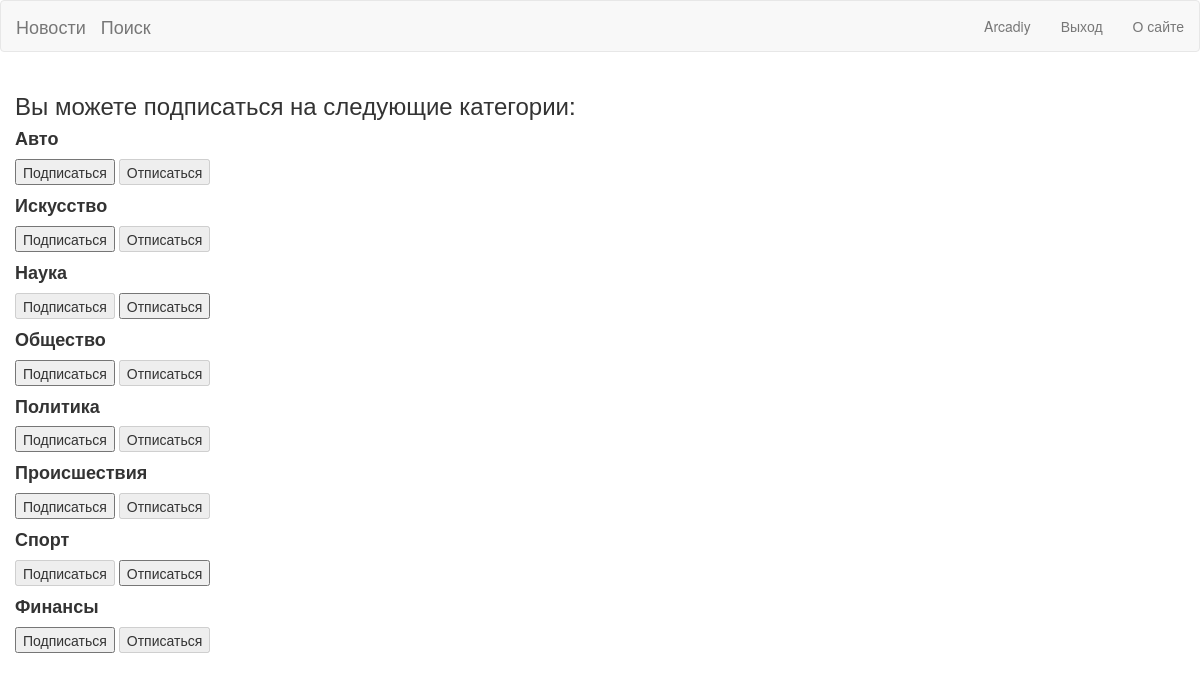
The app's page /subscriptions (signed in) with its own data.
### News_app/models.py (models this page shows, shortened)
class Category(models.Model):
    name = models.CharField(max_length=100, unique=True)
    subscribers = models.ManyToManyField(User,related_name='categories', through='Subscriber')

### News_app/views.py (the view, shortened to what this page needs)
# urls.py: path('subscriptions', subscribe, name='subscriptions')
@login_required
@csrf_protect
def subscribe(request):
    categories_with_subscriptions = Category.objects.annotate(
        user_subscribed=Exists(
            Subscriber.objects.filter(
                user=request.user,
                category=OuterRef('pk'),
            )
        )
    ).order_by('name')
    return render(
        request,
        'flatpages/subscriptions.html',
        {'categories': categories_with_subscriptions},
    )

### templates/flatpages/subscriptions.html (shortened to what this page needs)
{% extends 'flatpages/default.html' %}
{% block content %}
<h3>Вы можете подписаться на следующие категории:</h3>
    {% for category in categories  %}
        <p>
            <h4><b>{{ category.name }}</b></h4>
            <form method="post">
                {% if category.user_subscribed %}
                    <button disabled>Подписаться</button>
                    <button name="action" value="unsubscribe">Отписаться</button>
                {% else %}
                    <button name="action" value="subscribe">Подписаться</button>
                    <button disabled>Отписаться</button>
                {% endif %}
            </form>
        </p>
    {% endfor %}
{% endblock content %}

### templates/flatpages/default.html (shortened to what this page needs)
<!doctype html>
<html lang="en">
<head>
    {% load static %}
    <link href="{% static 'css/bootstrap.min.css' %}" rel="stylesheet" />
</head>
<body>
    <div class="main-panel" >
        <nav class="navbar navbar-default navbar-fixed">
            <div class="container-fluid" >
                <div class="navbar-header">
                    <a class="navbar-brand" href="{% url 'articles_list' %}">Новости</a>
                    <a class="navbar-brand" href="{% url 'search' %}">Поиск</a>
                </div>
                <ul class="nav navbar-nav navbar-right">
                    {% if user.is_authenticated %}
                    <li><a href="{% url 'subscriptions' %}"> {{ user.username }} </a></li>
                    <li class="nav-item"><a class="nav-link active" aria-current="page" href="{% url 'logout' %}">Выход</a></li>
                    {% endif %}
                    <li><a href="{% url 'about' %}"> О сайте</a></li>
                </ul>
            </div>
        </nav>
    </div>
<div class="content">
    <div class="container-fluid">
                <div class="row">
                    <div class="col-md-12">
                        <div class="card card-plain">
                            {% block content %}{% endblock %}
                            </div>
                        </div>
                </div>
        </div>
    </div>
</body>
</html>

### records on screen
Category: name "Авто", shows "Подписаться"
Category: name "Искусство", shows "Подписаться"
Category: name "Наука", shows "Подписаться"
Category: name "Общество", shows "Подписаться"
Category: name "Политика", shows "Подписаться"
Category: name "Происшествия", shows "Подписаться"
Category: name "Спорт", shows "Подписаться"
Category: name "Финансы", shows "Подписаться"

### other values on screen
{{ user.username }} "Arcadiy"
